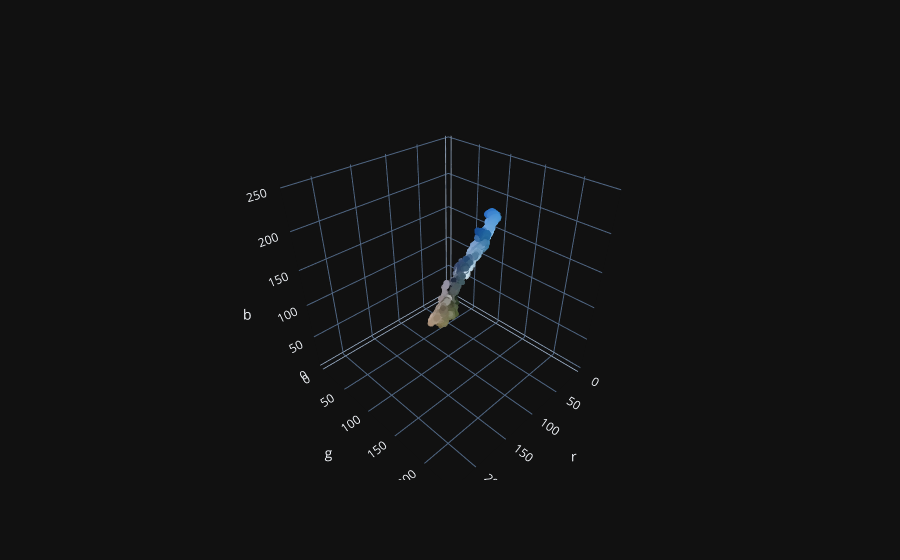

The code cell stored with this chart in its notebook:
### Code cell
import plotly.graph_objects as go

colors_hex = ['#%02x%02x%02x' % (r, g, b) for r, g, b in color_arr]

# Create 3D scatter plot
fig = go.Figure(data=[go.Scatter3d(
    x=color_arr[:,0],
    y=color_arr[:,1],
    z=color_arr[:,2],
    mode='markers',
    marker=dict(
        size=2,
        color=colors_hex,  # Use the color array
        colorscale='Viridis',  # You can choose other color scales
        opacity=0.8
    )
)])

# Set axis labels
fig.update_layout(scene=dict(xaxis_title='r', yaxis_title='g', zaxis_title='b'))

# Show the plot
fig.show()

### Figure 1 — Plotly figure (JSON) as saved in the notebook; plotly's stock layout.template omitted (floating-point values rounded to 4 significant figures; data arrays with more than 128 entries replaced by an {"elided": "..."} marker saying what was removed)
{"data": [{"marker": {"color": {"elided": "9690 str values"}, "colorscale": [[0.0, "#440154"], [0.1111, "#482878"], [0.2222, "#3e4989"], [0.3333, "#31688e"], [0.4444, "#26828e"], [0.5556, "#1f9e89"], [0.6667, "#35b779"], [0.7778, "#6ece58"], [0.8889, "#b5de2b"], [1.0, "#fde725"]], "opacity": 0.8, "size": 2}, "mode": "markers", "x": {"elided": "9690 int values"}, "y": {"elided": "9690 int values"}, "z": {"elided": "9690 int values"}, "type": "scatter3d"}], "layout": {"scene": {"xaxis": {"title": {"text": "r"}}, "yaxis": {"title": {"text": "g"}}, "zaxis": {"title": {"text": "b"}}}}}
